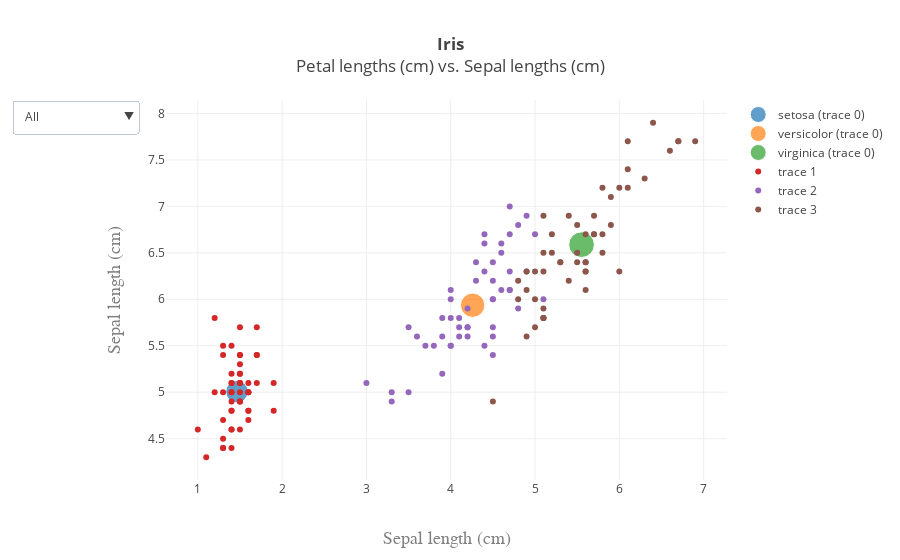

Notebook code for this chart:
### Code cell
# PLOTLY - Interactions and superpositions
trace_0 = dict(type = 'scatter',
             mode = 'markers',
             marker = dict(size = 10*iris['sepalLength'],
                           sizemode = 'area',
                           sizeref = 10),
             x = iris['petalLength'],
             y = iris['sepalLength'],
             transforms = [dict(type = 'groupby',
                                groups = iris['species']),
                           dict(type = 'aggregate',
                                groups = iris['species'],
                                aggregations = [dict(target = 'x', func = 'avg'),
                                                dict(target = 'y', func = 'avg'),
                                                dict(target = 'marker.size', func = 'sum')])])
trace_1 = dict(type = 'scatter',
               mode = 'markers',
               x = iris['petalLength'],
               y = iris['sepalLength'],
               transforms = [dict(type = 'filter',
                                  target = iris['species'],
                                  orientation = '=',
                                  value = iris['species'].unique()[0])])
trace_2 = dict(type = 'scatter',
               mode = 'markers',
               x = iris['petalLength'],
               y = iris['sepalLength'],
               transforms = [dict(type = 'filter',
                                  target = iris['species'],
                                  orientation = '=',
                                  value = iris['species'].unique()[1])])
trace_3 = dict(type = 'scatter',
               mode = 'markers',
               x = iris['petalLength'],
               y = iris['sepalLength'],
               transforms = [dict(type = 'filter',
                                  target = iris['species'],
                                  orientation = '=',
                                  value = iris['species'].unique()[2])])
data = [trace_0, trace_1, trace_2, trace_3]

layout = dict(title = '<b>Iris</b><br>Petal lengths (cm) vs. Sepal lengths (cm)',
              yaxis = dict(title='Sepal length (cm)',
                           titlefont=dict(family='Courier New, monospace',
                                          size=18,
                                          color='#7f7f7f')),
              xaxis = dict(title='Sepal length (cm)',
                           titlefont=dict(family='Courier New, monospace',
                                          size=18,
                                          color='#7f7f7f')),
              updatemenus = list([dict(buttons=list([dict(args=[{'visible': [True, True, True, True]}],
                                                          label='All',
                                                          method='update'),
                                                     dict(args=[{'visible': [False, True, False, False]}],
                                                          label='First species',
                                                          method='update'),
                                                     dict(args=[{'visible': [False, False, True, False]}],
                                                          label='Second species',
                                                          method='update'),
                                                     dict(args=[{'visible': [False, False, False, True]}],
                                                          label='Third species',
                                                          method='update')]),
                                       direction = 'down')]))

py.iplot({'data': data, 'layout': layout}, validate=False)

### Figure 1 — Plotly figure (JSON) as saved in the notebook; plotly's stock layout.template omitted (floating-point values rounded to 4 significant figures; data arrays with more than 128 entries replaced by an {"elided": "..."} marker saying what was removed)
{"data": [{"marker": {"size": {"elided": "150 int values"}, "sizemode": "area", "sizeref": 10}, "mode": "markers", "transforms": [{"groups": {"elided": "150 str values"}, "type": "groupby"}, {"aggregations": [{"func": "avg", "target": "x"}, {"func": "avg", "target": "y"}, {"func": "sum", "target": "marker.size"}], "groups": {"elided": "150 str values"}, "type": "aggregate"}], "type": "scatter", "x": {"elided": "150 float values"}, "y": {"elided": "150 float values"}}, {"mode": "markers", "transforms": [{"orientation": "=", "target": {"elided": "150 str values"}, "type": "filter", "value": "setosa"}], "type": "scatter", "x": {"elided": "150 float values"}, "y": {"elided": "150 float values"}}, {"mode": "markers", "transforms": [{"orientation": "=", "target": {"elided": "150 str values"}, "type": "filter", "value": "versicolor"}], "type": "scatter", "x": {"elided": "150 float values"}, "y": {"elided": "150 float values"}}, {"mode": "markers", "transforms": [{"orientation": "=", "target": {"elided": "150 str values"}, "type": "filter", "value": "virginica"}], "type": "scatter", "x": {"elided": "150 float values"}, "y": {"elided": "150 float values"}}], "layout": {"title": "<b>Iris</b><br>Petal lengths (cm) vs. Sepal lengths (cm)", "updatemenus": [{"buttons": [{"args": [{"visible": [true, true, true, true]}], "label": "All", "method": "update"}, {"args": [{"visible": [false, true, false, false]}], "label": "First species", "method": "update"}, {"args": [{"visible": [false, false, true, false]}], "label": "Second species", "method": "update"}, {"args": [{"visible": [false, false, false, true]}], "label": "Third species", "method": "update"}], "direction": "down"}], "xaxis": {"title": "Sepal length (cm)", "titlefont": {"color": "#7f7f7f", "family": "Courier New, monospace", "size": 18}}, "yaxis": {"title": "Sepal length (cm)", "titlefont": {"color": "#7f7f7f", "family": "Courier New, monospace", "size": 18}}}}
